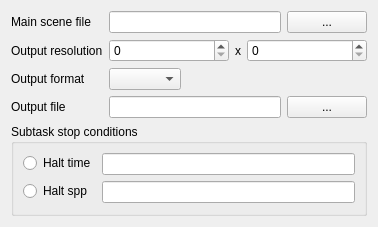
<?xml version="1.0" encoding="UTF-8"?>
<ui version="4.0">
 <class>LuxWidget</class>
 <widget class="QWidget" name="LuxWidget">
  <property name="geometry">
   <rect>
    <x>0</x>
    <y>0</y>
    <width>378</width>
    <height>227</height>
   </rect>
  </property>
  <property name="windowTitle">
   <string>Form</string>
  </property>
  <layout class="QGridLayout" name="gridLayout">
   <item row="0" column="0">
    <layout class="QFormLayout" name="formLayout">
     <property name="fieldGrowthPolicy">
      <enum>QFormLayout::AllNonFixedFieldsGrow</enum>
     </property>
     <item row="0" column="0">
      <widget class="QLabel" name="label">
       <property name="text">
        <string>Main scene file</string>
       </property>
      </widget>
     </item>
     <item row="0" column="1">
      <layout class="QHBoxLayout" name="horizontalLayout">
       <item>
        <widget class="QLineEdit" name="mainSceneFileLineEdit"/>
       </item>
       <item>
        <widget class="QPushButton" name="chooseMainSceneFileButton">
         <property name="text">
          <string>...</string>
         </property>
        </widget>
       </item>
      </layout>
     </item>
     <item row="1" column="0">
      <widget class="QLabel" name="label_2">
       <property name="text">
        <string>Output resolution</string>
       </property>
      </widget>
     </item>
     <item row="1" column="1">
      <layout class="QHBoxLayout" name="horizontalLayout_3">
       <item>
        <widget class="QSpinBox" name="outputResXSpinBox"/>
       </item>
       <item>
        <widget class="QLabel" name="label_5">
         <property name="sizePolicy">
          <sizepolicy hsizetype="Maximum" vsizetype="Preferred">
           <horstretch>0</horstretch>
           <verstretch>0</verstretch>
          </sizepolicy>
         </property>
         <property name="text">
          <string>x</string>
         </property>
        </widget>
       </item>
       <item>
        <widget class="QSpinBox" name="outputResYSpinBox"/>
       </item>
      </layout>
     </item>
     <item row="2" column="0">
      <widget class="QLabel" name="label_3">
       <property name="text">
        <string>Output format</string>
       </property>
      </widget>
     </item>
     <item row="2" column="1">
      <widget class="QComboBox" name="outputFormatsComboBox">
       <property name="sizePolicy">
        <sizepolicy hsizetype="Maximum" vsizetype="Fixed">
         <horstretch>0</horstretch>
         <verstretch>0</verstretch>
        </sizepolicy>
       </property>
      </widget>
     </item>
     <item row="3" column="0">
      <widget class="QLabel" name="label_4">
       <property name="text">
        <string>Output file</string>
       </property>
      </widget>
     </item>
     <item row="3" column="1">
      <layout class="QHBoxLayout" name="horizontalLayout_2">
       <item>
        <widget class="QLineEdit" name="outputFileLineEdit"/>
       </item>
       <item>
        <widget class="QPushButton" name="chooseOutputFileButton">
         <property name="text">
          <string>...</string>
         </property>
        </widget>
       </item>
      </layout>
     </item>
    </layout>
   </item>
   <item row="1" column="0">
    <widget class="QGroupBox" name="groupBox">
     <property name="title">
      <string>Subtask stop conditions</string>
     </property>
     <layout class="QGridLayout" name="gridLayout_2">
      <item row="0" column="0">
       <layout class="QFormLayout" name="formLayout_2">
        <item row="0" column="0">
         <widget class="QRadioButton" name="stopByTimeRadioButton">
          <property name="text">
           <string>Halt time</string>
          </property>
         </widget>
        </item>
        <item row="1" column="0">
         <widget class="QRadioButton" name="stopBySppRadioButton">
          <property name="text">
           <string>Halt spp</string>
          </property>
         </widget>
        </item>
        <item row="0" column="1">
         <widget class="QLineEdit" name="haltTimeLineEdit"/>
        </item>
        <item row="1" column="1">
         <widget class="QLineEdit" name="haltsppLineEdit"/>
        </item>
       </layout>
      </item>
     </layout>
    </widget>
   </item>
  </layout>
 </widget>
 <resources/>
 <connections/>
</ui>
